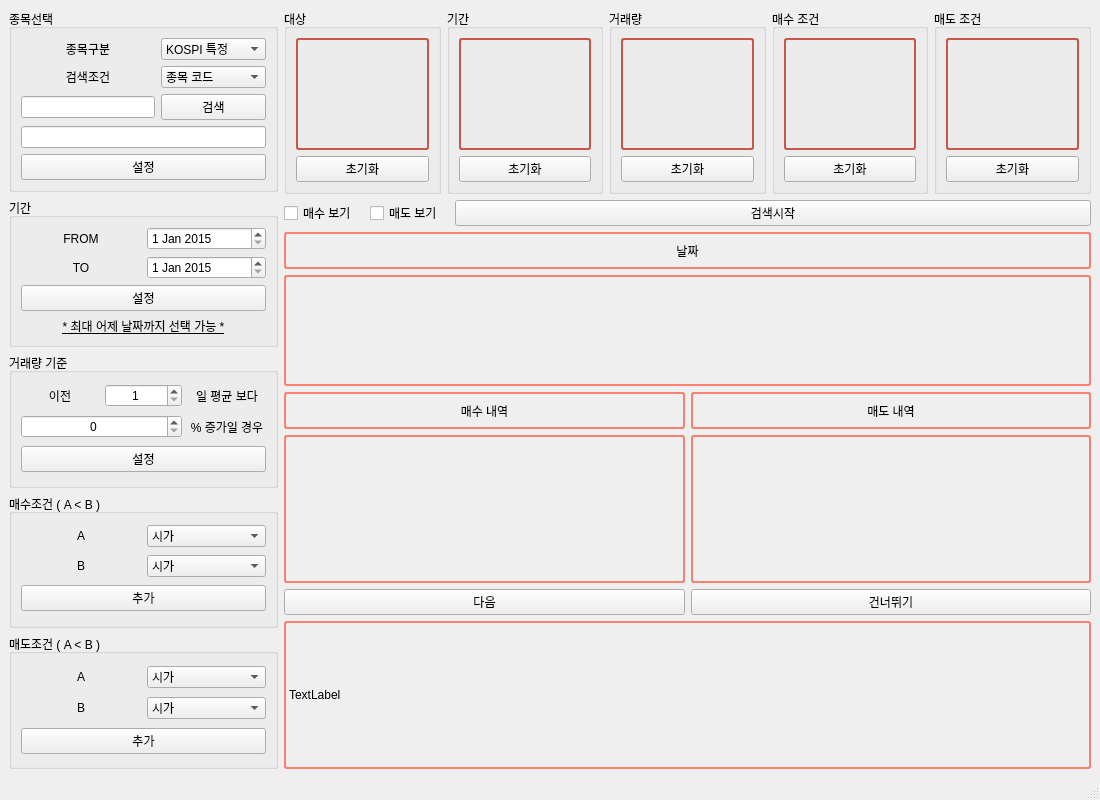
<?xml version="1.0" encoding="UTF-8"?>
<ui version="4.0">
 <class>MainWindow</class>
 <widget class="QMainWindow" name="MainWindow">
  <property name="geometry">
   <rect>
    <x>0</x>
    <y>0</y>
    <width>1100</width>
    <height>800</height>
   </rect>
  </property>
  <property name="windowTitle">
   <string>MainWindow</string>
  </property>
  <widget class="QWidget" name="centralwidget">
   <layout class="QHBoxLayout" name="horizontalLayout" stretch="25,75">
    <item>
     <layout class="QVBoxLayout" name="verticalLayout" stretch="0,0,0,0,0">
      <item>
       <widget class="QGroupBox" name="groupBox_8">
        <property name="title">
         <string>종목선택</string>
        </property>
        <layout class="QGridLayout" name="gridLayout" columnstretch="5,0">
         <item row="1" column="0">
          <widget class="QLabel" name="label_12">
           <property name="text">
            <string>검색조건</string>
           </property>
           <property name="alignment">
            <set>Qt::AlignCenter</set>
           </property>
          </widget>
         </item>
         <item row="2" column="1">
          <widget class="QPushButton" name="target_search_btn">
           <property name="text">
            <string>검색</string>
           </property>
          </widget>
         </item>
         <item row="0" column="0">
          <widget class="QLabel" name="label_11">
           <property name="text">
            <string>종목구분</string>
           </property>
           <property name="alignment">
            <set>Qt::AlignCenter</set>
           </property>
          </widget>
         </item>
         <item row="0" column="1">
          <widget class="QComboBox" name="target_market_combo_box">
           <item>
            <property name="text">
             <string>KOSPI 특정</string>
            </property>
           </item>
           <item>
            <property name="text">
             <string>KOSDAQ 특정</string>
            </property>
           </item>
           <item>
            <property name="text">
             <string>KOSPI 전체</string>
            </property>
           </item>
           <item>
            <property name="text">
             <string>KOSDAQ 전체</string>
            </property>
           </item>
          </widget>
         </item>
         <item row="2" column="0">
          <widget class="QLineEdit" name="target_search_line_edit">
           <property name="alignment">
            <set>Qt::AlignRight|Qt::AlignTrailing|Qt::AlignVCenter</set>
           </property>
          </widget>
         </item>
         <item row="1" column="1">
          <widget class="QComboBox" name="target_search_condition_combo_box">
           <item>
            <property name="text">
             <string>종목 코드</string>
            </property>
           </item>
           <item>
            <property name="text">
             <string>종목 이름</string>
            </property>
           </item>
          </widget>
         </item>
         <item row="4" column="0" colspan="2">
          <widget class="QLineEdit" name="target_search_result_line_edit">
           <property name="alignment">
            <set>Qt::AlignCenter</set>
           </property>
           <property name="dragEnabled">
            <bool>false</bool>
           </property>
           <property name="readOnly">
            <bool>true</bool>
           </property>
          </widget>
         </item>
         <item row="6" column="0" colspan="2">
          <widget class="QPushButton" name="target_ok_btn">
           <property name="text">
            <string>설정</string>
           </property>
          </widget>
         </item>
        </layout>
       </widget>
      </item>
      <item>
       <widget class="QGroupBox" name="groupBox_5">
        <property name="title">
         <string>기간</string>
        </property>
        <layout class="QGridLayout" name="gridLayout_2">
         <item row="0" column="1">
          <widget class="QDateEdit" name="from_date_edit">
           <property name="maximumDate">
            <date>
             <year>2900</year>
             <month>10</month>
             <day>30</day>
            </date>
           </property>
           <property name="minimumDate">
            <date>
             <year>2015</year>
             <month>1</month>
             <day>1</day>
            </date>
           </property>
          </widget>
         </item>
         <item row="2" column="0" colspan="2">
          <widget class="QPushButton" name="date_ok_btn">
           <property name="text">
            <string>설정</string>
           </property>
          </widget>
         </item>
         <item row="0" column="0">
          <widget class="QLabel" name="label_13">
           <property name="text">
            <string>FROM</string>
           </property>
           <property name="alignment">
            <set>Qt::AlignCenter</set>
           </property>
          </widget>
         </item>
         <item row="1" column="1">
          <widget class="QDateEdit" name="to_date_edit">
           <property name="maximumDate">
            <date>
             <year>2900</year>
             <month>10</month>
             <day>30</day>
            </date>
           </property>
           <property name="minimumDate">
            <date>
             <year>2015</year>
             <month>1</month>
             <day>1</day>
            </date>
           </property>
          </widget>
         </item>
         <item row="1" column="0">
          <widget class="QLabel" name="label_14">
           <property name="text">
            <string>TO</string>
           </property>
           <property name="alignment">
            <set>Qt::AlignCenter</set>
           </property>
          </widget>
         </item>
         <item row="3" column="0" colspan="2">
          <widget class="QLabel" name="label_6">
           <property name="font">
            <font>
             <pointsize>9</pointsize>
             <underline>true</underline>
            </font>
           </property>
           <property name="text">
            <string>* 최대 어제 날짜까지 선택 가능 *</string>
           </property>
           <property name="alignment">
            <set>Qt::AlignCenter</set>
           </property>
          </widget>
         </item>
        </layout>
       </widget>
      </item>
      <item>
       <widget class="QGroupBox" name="groupBox_9">
        <property name="title">
         <string>거래량 기준</string>
        </property>
        <layout class="QGridLayout" name="gridLayout_5">
         <item row="0" column="0">
          <widget class="QLabel" name="label">
           <property name="text">
            <string>이전</string>
           </property>
           <property name="alignment">
            <set>Qt::AlignCenter</set>
           </property>
          </widget>
         </item>
         <item row="0" column="1">
          <widget class="QSpinBox" name="volume_days_spinBox">
           <property name="alignment">
            <set>Qt::AlignCenter</set>
           </property>
           <property name="minimum">
            <number>1</number>
           </property>
           <property name="maximum">
            <number>365</number>
           </property>
          </widget>
         </item>
         <item row="0" column="2">
          <widget class="QLabel" name="label_5">
           <property name="text">
            <string>일 평균 보다</string>
           </property>
           <property name="alignment">
            <set>Qt::AlignCenter</set>
           </property>
          </widget>
         </item>
         <item row="1" column="0" colspan="2">
          <widget class="QSpinBox" name="volume_percents_spinBox">
           <property name="alignment">
            <set>Qt::AlignCenter</set>
           </property>
           <property name="maximum">
            <number>999</number>
           </property>
          </widget>
         </item>
         <item row="1" column="2">
          <widget class="QLabel" name="label_4">
           <property name="text">
            <string>% 증가일 경우</string>
           </property>
           <property name="alignment">
            <set>Qt::AlignCenter</set>
           </property>
          </widget>
         </item>
         <item row="2" column="0" colspan="3">
          <widget class="QPushButton" name="volume_ok_btn">
           <property name="text">
            <string>설정</string>
           </property>
          </widget>
         </item>
        </layout>
       </widget>
      </item>
      <item>
       <widget class="QGroupBox" name="groupBox_6">
        <property name="title">
         <string>매수조건 ( A &lt; B )</string>
        </property>
        <layout class="QGridLayout" name="gridLayout_3">
         <item row="1" column="0">
          <widget class="QLabel" name="label_16">
           <property name="text">
            <string>B</string>
           </property>
           <property name="alignment">
            <set>Qt::AlignCenter</set>
           </property>
          </widget>
         </item>
         <item row="0" column="1">
          <widget class="QComboBox" name="buy_condition_combo_box_A">
           <item>
            <property name="text">
             <string>시가</string>
            </property>
           </item>
           <item>
            <property name="text">
             <string>5평</string>
            </property>
           </item>
           <item>
            <property name="text">
             <string>20평</string>
            </property>
           </item>
           <item>
            <property name="text">
             <string>40평</string>
            </property>
           </item>
           <item>
            <property name="text">
             <string>60평</string>
            </property>
           </item>
           <item>
            <property name="text">
             <string>120평</string>
            </property>
           </item>
          </widget>
         </item>
         <item row="1" column="1">
          <widget class="QComboBox" name="buy_condition_combo_box_B">
           <item>
            <property name="text">
             <string>시가</string>
            </property>
           </item>
           <item>
            <property name="text">
             <string>5평</string>
            </property>
           </item>
           <item>
            <property name="text">
             <string>20평</string>
            </property>
           </item>
           <item>
            <property name="text">
             <string>40평</string>
            </property>
           </item>
           <item>
            <property name="text">
             <string>60평</string>
            </property>
           </item>
           <item>
            <property name="text">
             <string>120평</string>
            </property>
           </item>
          </widget>
         </item>
         <item row="0" column="0">
          <widget class="QLabel" name="label_15">
           <property name="text">
            <string>A</string>
           </property>
           <property name="alignment">
            <set>Qt::AlignCenter</set>
           </property>
          </widget>
         </item>
         <item row="2" column="0" colspan="2">
          <widget class="QPushButton" name="buy_condition_ok_btn">
           <property name="text">
            <string>추가</string>
           </property>
          </widget>
         </item>
        </layout>
       </widget>
      </item>
      <item>
       <widget class="QGroupBox" name="groupBox_7">
        <property name="title">
         <string>매도조건 ( A &lt; B )</string>
        </property>
        <layout class="QGridLayout" name="gridLayout_4">
         <item row="1" column="0">
          <widget class="QLabel" name="label_18">
           <property name="text">
            <string>B</string>
           </property>
           <property name="alignment">
            <set>Qt::AlignCenter</set>
           </property>
          </widget>
         </item>
         <item row="0" column="0">
          <widget class="QLabel" name="label_17">
           <property name="text">
            <string>A</string>
           </property>
           <property name="alignment">
            <set>Qt::AlignCenter</set>
           </property>
          </widget>
         </item>
         <item row="0" column="1">
          <widget class="QComboBox" name="sell_condition_combo_box_A">
           <item>
            <property name="text">
             <string>시가</string>
            </property>
           </item>
           <item>
            <property name="text">
             <string>5평</string>
            </property>
           </item>
           <item>
            <property name="text">
             <string>20평</string>
            </property>
           </item>
           <item>
            <property name="text">
             <string>40평</string>
            </property>
           </item>
           <item>
            <property name="text">
             <string>60평</string>
            </property>
           </item>
           <item>
            <property name="text">
             <string>120평</string>
            </property>
           </item>
           <item>
            <property name="text">
             <string>구매가</string>
            </property>
           </item>
          </widget>
         </item>
         <item row="1" column="1">
          <widget class="QComboBox" name="sell_condition_combo_box_B">
           <item>
            <property name="text">
             <string>시가</string>
            </property>
           </item>
           <item>
            <property name="text">
             <string>5평</string>
            </property>
           </item>
           <item>
            <property name="text">
             <string>20평</string>
            </property>
           </item>
           <item>
            <property name="text">
             <string>40평</string>
            </property>
           </item>
           <item>
            <property name="text">
             <string>60평</string>
            </property>
           </item>
           <item>
            <property name="text">
             <string>120평</string>
            </property>
           </item>
           <item>
            <property name="text">
             <string>구매가</string>
            </property>
           </item>
          </widget>
         </item>
         <item row="2" column="0" colspan="2">
          <widget class="QPushButton" name="sell_condition_ok_btn">
           <property name="text">
            <string>추가</string>
           </property>
          </widget>
         </item>
        </layout>
       </widget>
      </item>
     </layout>
    </item>
    <item>
     <layout class="QVBoxLayout" name="verticalLayout_2" stretch="25,0,5,15,5,20,5,20">
      <item>
       <layout class="QHBoxLayout" name="horizontalLayout_2">
        <item>
         <widget class="QGroupBox" name="groupBox">
          <property name="styleSheet">
           <string notr="true"/>
          </property>
          <property name="title">
           <string>대상</string>
          </property>
          <layout class="QVBoxLayout" name="verticalLayout_3">
           <item>
            <widget class="QLabel" name="target_text_label">
             <property name="styleSheet">
              <string notr="true">border-style: solid;
border-width: 2px;
border-color: #C75748;
border-radius: 3px</string>
             </property>
             <property name="text">
              <string/>
             </property>
             <property name="alignment">
              <set>Qt::AlignCenter</set>
             </property>
            </widget>
           </item>
           <item>
            <widget class="QPushButton" name="target_clear_btn">
             <property name="text">
              <string>초기화</string>
             </property>
            </widget>
           </item>
          </layout>
         </widget>
        </item>
        <item>
         <widget class="QGroupBox" name="groupBox_2">
          <property name="styleSheet">
           <string notr="true"/>
          </property>
          <property name="title">
           <string>기간</string>
          </property>
          <layout class="QVBoxLayout" name="verticalLayout_4">
           <item>
            <widget class="QLabel" name="date_text_label">
             <property name="styleSheet">
              <string notr="true">border-style: solid;
border-width: 2px;
border-color: #C75748;
border-radius: 3px</string>
             </property>
             <property name="text">
              <string/>
             </property>
             <property name="alignment">
              <set>Qt::AlignCenter</set>
             </property>
            </widget>
           </item>
           <item>
            <widget class="QPushButton" name="date_clear_btn">
             <property name="text">
              <string>초기화</string>
             </property>
            </widget>
           </item>
          </layout>
         </widget>
        </item>
        <item>
         <widget class="QGroupBox" name="groupBox_10">
          <property name="styleSheet">
           <string notr="true"/>
          </property>
          <property name="title">
           <string>거래량</string>
          </property>
          <layout class="QVBoxLayout" name="verticalLayout_7">
           <item>
            <widget class="QLabel" name="volume_text_label">
             <property name="styleSheet">
              <string notr="true">border-style: solid;
border-width: 2px;
border-color: #C75748;
border-radius: 3px</string>
             </property>
             <property name="text">
              <string/>
             </property>
             <property name="alignment">
              <set>Qt::AlignCenter</set>
             </property>
            </widget>
           </item>
           <item>
            <widget class="QPushButton" name="volume_clear_btn">
             <property name="text">
              <string>초기화</string>
             </property>
            </widget>
           </item>
          </layout>
         </widget>
        </item>
        <item>
         <widget class="QGroupBox" name="groupBox_3">
          <property name="styleSheet">
           <string notr="true"/>
          </property>
          <property name="title">
           <string>매수 조건</string>
          </property>
          <layout class="QVBoxLayout" name="verticalLayout_5">
           <item>
            <widget class="QLabel" name="buy_condition_text_label">
             <property name="styleSheet">
              <string notr="true">border-style: solid;
border-width: 2px;
border-color: #C75748;
border-radius: 3px</string>
             </property>
             <property name="text">
              <string/>
             </property>
             <property name="alignment">
              <set>Qt::AlignCenter</set>
             </property>
            </widget>
           </item>
           <item>
            <widget class="QPushButton" name="buy_condition_clear_btn">
             <property name="text">
              <string>초기화</string>
             </property>
            </widget>
           </item>
          </layout>
         </widget>
        </item>
        <item>
         <widget class="QGroupBox" name="groupBox_4">
          <property name="styleSheet">
           <string notr="true"/>
          </property>
          <property name="title">
           <string>매도 조건</string>
          </property>
          <layout class="QVBoxLayout" name="verticalLayout_6">
           <item>
            <widget class="QLabel" name="sell_condition_text_label">
             <property name="styleSheet">
              <string notr="true">border-style: solid;
border-width: 2px;
border-color: #C75748;
border-radius: 3px</string>
             </property>
             <property name="text">
              <string/>
             </property>
             <property name="alignment">
              <set>Qt::AlignCenter</set>
             </property>
            </widget>
           </item>
           <item>
            <widget class="QPushButton" name="sell_condition_clear_btn">
             <property name="text">
              <string>초기화</string>
             </property>
            </widget>
           </item>
          </layout>
         </widget>
        </item>
       </layout>
      </item>
      <item>
       <layout class="QHBoxLayout" name="horizontalLayout_10" stretch="1,1,8">
        <item>
         <widget class="QCheckBox" name="buy_show_checkBox">
          <property name="text">
           <string>매수 보기</string>
          </property>
         </widget>
        </item>
        <item>
         <widget class="QCheckBox" name="buy_show_checkBox_2">
          <property name="text">
           <string>매도 보기</string>
          </property>
         </widget>
        </item>
        <item>
         <widget class="QPushButton" name="start_search_btn">
          <property name="styleSheet">
           <string notr="true"/>
          </property>
          <property name="text">
           <string>검색시작</string>
          </property>
         </widget>
        </item>
       </layout>
      </item>
      <item>
       <widget class="QLabel" name="today_text_label">
        <property name="styleSheet">
         <string notr="true">border-style: solid;
border-width: 2px;
border-color: #FA8072;
border-radius: 3px
                                    </string>
        </property>
        <property name="text">
         <string>날짜</string>
        </property>
        <property name="alignment">
         <set>Qt::AlignCenter</set>
        </property>
       </widget>
      </item>
      <item>
       <widget class="QLabel" name="volume_found_label">
        <property name="styleSheet">
         <string notr="true">border-style: solid;
border-width: 2px;
border-color: #FA8072;
border-radius: 3px
                                    </string>
        </property>
        <property name="text">
         <string/>
        </property>
        <property name="alignment">
         <set>Qt::AlignLeading|Qt::AlignLeft|Qt::AlignVCenter</set>
        </property>
       </widget>
      </item>
      <item>
       <layout class="QHBoxLayout" name="horizontalLayout_3">
        <item>
         <widget class="QLabel" name="label_2">
          <property name="styleSheet">
           <string notr="true">border-style: solid;

                                                                                                border-width: 2px;

                                                                                                border-color: #FA8072;

                                                                                                border-radius: 3px
                                            </string>
          </property>
          <property name="text">
           <string>매수 내역</string>
          </property>
          <property name="alignment">
           <set>Qt::AlignCenter</set>
          </property>
         </widget>
        </item>
        <item>
         <widget class="QLabel" name="label_3">
          <property name="styleSheet">
           <string notr="true">border-style: solid;

                                                                                                border-width: 2px;

                                                                                                border-color: #FA8072;

                                                                                                border-radius: 3px
                                            </string>
          </property>
          <property name="text">
           <string>매도 내역</string>
          </property>
          <property name="alignment">
           <set>Qt::AlignCenter</set>
          </property>
         </widget>
        </item>
       </layout>
      </item>
      <item>
       <layout class="QHBoxLayout" name="horizontalLayout_4">
        <item>
         <widget class="QLabel" name="buy_contents_text_label">
          <property name="styleSheet">
           <string notr="true">border-style: solid;

                                                                                                border-width: 2px;

                                                                                                border-color: #FA8072;

                                                                                                border-radius: 3px
                                            </string>
          </property>
          <property name="text">
           <string/>
          </property>
          <property name="alignment">
           <set>Qt::AlignCenter</set>
          </property>
         </widget>
        </item>
        <item>
         <widget class="QLabel" name="sell_contents_text_label">
          <property name="styleSheet">
           <string notr="true">border-style: solid;

                                                                                                border-width: 2px;

                                                                                                border-color: #FA8072;

                                                                                                border-radius: 3px
                                            </string>
          </property>
          <property name="text">
           <string/>
          </property>
          <property name="alignment">
           <set>Qt::AlignCenter</set>
          </property>
         </widget>
        </item>
       </layout>
      </item>
      <item>
       <layout class="QHBoxLayout" name="horizontalLayout_5">
        <item>
         <widget class="QPushButton" name="next_tx_btn">
          <property name="text">
           <string>다음</string>
          </property>
         </widget>
        </item>
        <item>
         <widget class="QPushButton" name="skip_tx_btn">
          <property name="text">
           <string>건너뛰기</string>
          </property>
         </widget>
        </item>
       </layout>
      </item>
      <item>
       <widget class="QLabel" name="result_text_label">
        <property name="styleSheet">
         <string notr="true">border-style: solid;

                                                                                border-width: 2px;

                                                                                border-color: #FA8072;

                                                                                border-radius: 3px
                                    </string>
        </property>
        <property name="text">
         <string>TextLabel</string>
        </property>
       </widget>
      </item>
     </layout>
    </item>
   </layout>
  </widget>
  <widget class="QMenuBar" name="menubar">
   <property name="geometry">
    <rect>
     <x>0</x>
     <y>0</y>
     <width>1100</width>
     <height>21</height>
    </rect>
   </property>
  </widget>
  <widget class="QStatusBar" name="statusbar"/>
 </widget>
 <resources/>
 <connections/>
</ui>
